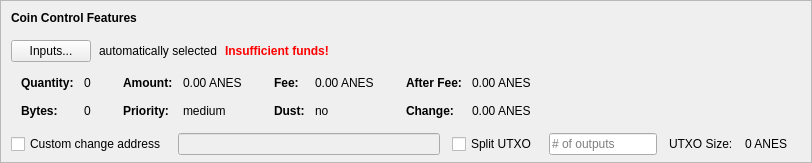
    <widget class="QFrame" name="frameCoinControl">
     <property name="sizePolicy">
      <sizepolicy hsizetype="Expanding" vsizetype="Expanding">
       <horstretch>0</horstretch>
       <verstretch>0</verstretch>
      </sizepolicy>
     </property>
     <property name="maximumSize">
      <size>
       <width>16777215</width>
       <height>16777215</height>
      </size>
     </property>
     <property name="frameShape">
      <enum>QFrame::StyledPanel</enum>
     </property>
     <property name="frameShadow">
      <enum>QFrame::Sunken</enum>
     </property>
     <layout class="QVBoxLayout" name="verticalLayoutCoinControl2">
      <property name="spacing">
       <number>0</number>
      </property>
      <property name="leftMargin">
       <number>0</number>
      </property>
      <property name="topMargin">
       <number>0</number>
      </property>
      <property name="rightMargin">
       <number>0</number>
      </property>
      <property name="bottomMargin">
       <number>6</number>
      </property>
      <item>
       <layout class="QVBoxLayout" name="verticalLayoutCoinControl" stretch="0,0,0,0,1">
        <property name="spacing">
         <number>0</number>
        </property>
        <property name="leftMargin">
         <number>10</number>
        </property>
        <property name="topMargin">
         <number>10</number>
        </property>
        <item>
         <layout class="QHBoxLayout" name="horizontalLayoutCoinControl1">
          <property name="bottomMargin">
           <number>15</number>
          </property>
          <item>
           <widget class="QLabel" name="labelCoinControlFeatures">
            <property name="sizePolicy">
             <sizepolicy hsizetype="Preferred" vsizetype="Maximum">
              <horstretch>0</horstretch>
              <verstretch>0</verstretch>
             </sizepolicy>
            </property>
            <property name="font">
             <font>
              <weight>75</weight>
              <bold>true</bold>
             </font>
            </property>
            <property name="styleSheet">
             <string notr="true">font-weight:bold;</string>
            </property>
            <property name="text">
             <string>Coin Control Features</string>
            </property>
           </widget>
          </item>
         </layout>
        </item>
        <item>
         <layout class="QHBoxLayout" name="horizontalLayoutCoinControl2" stretch="0,0,0,0">
          <property name="spacing">
           <number>8</number>
          </property>
          <property name="bottomMargin">
           <number>10</number>
          </property>
          <item>
           <widget class="QPushButton" name="pushButtonCoinControl">
            <property name="styleSheet">
             <string notr="true"/>
            </property>
            <property name="text">
             <string>Inputs...</string>
            </property>
            <property name="autoDefault">
             <bool>false</bool>
            </property>
           </widget>
          </item>
          <item>
           <widget class="QLabel" name="labelCoinControlAutomaticallySelected">
            <property name="text">
             <string>automatically selected</string>
            </property>
            <property name="margin">
             <number>5</number>
            </property>
           </widget>
          </item>
          <item>
           <widget class="QLabel" name="labelCoinControlInsuffFunds">
            <property name="font">
             <font>
              <weight>75</weight>
              <bold>true</bold>
             </font>
            </property>
            <property name="styleSheet">
             <string notr="true">color:red;font-weight:bold;</string>
            </property>
            <property name="text">
             <string>Insufficient funds!</string>
            </property>
            <property name="margin">
             <number>5</number>
            </property>
           </widget>
          </item>
          <item>
           <spacer name="horizontalSpacerCoinControl">
            <property name="orientation">
             <enum>Qt::Horizontal</enum>
            </property>
            <property name="sizeHint" stdset="0">
             <size>
              <width>40</width>
              <height>1</height>
             </size>
            </property>
           </spacer>
          </item>
         </layout>
        </item>
        <item>
         <widget class="QWidget" name="widgetCoinControl" native="true">
          <property name="sizePolicy">
           <sizepolicy hsizetype="Preferred" vsizetype="Preferred">
            <horstretch>0</horstretch>
            <verstretch>0</verstretch>
           </sizepolicy>
          </property>
          <property name="minimumSize">
           <size>
            <width>0</width>
            <height>0</height>
           </size>
          </property>
          <property name="styleSheet">
           <string notr="true"/>
          </property>
          <layout class="QHBoxLayout" name="horizontalLayoutCoinControl5">
           <property name="leftMargin">
            <number>0</number>
           </property>
           <property name="topMargin">
            <number>0</number>
           </property>
           <property name="rightMargin">
            <number>0</number>
           </property>
           <property name="bottomMargin">
            <number>0</number>
           </property>
           <item>
            <layout class="QHBoxLayout" name="horizontalLayoutCoinControl3" stretch="0,0,0,1">
             <property name="spacing">
              <number>20</number>
             </property>
             <property name="topMargin">
              <number>0</number>
             </property>
             <property name="bottomMargin">
              <number>10</number>
             </property>
             <item>
              <layout class="QFormLayout" name="formLayoutCoinControl1">
               <property name="horizontalSpacing">
                <number>10</number>
               </property>
               <property name="verticalSpacing">
                <number>14</number>
               </property>
               <property name="leftMargin">
                <number>10</number>
               </property>
               <property name="topMargin">
                <number>4</number>
               </property>
               <property name="rightMargin">
                <number>6</number>
               </property>
               <item row="0" column="0">
                <widget class="QLabel" name="labelCoinControlQuantityText">
                 <property name="font">
                  <font>
                   <weight>75</weight>
                   <bold>true</bold>
                  </font>
                 </property>
                 <property name="text">
                  <string>Quantity:</string>
                 </property>
                 <property name="margin">
                  <number>0</number>
                 </property>
                </widget>
               </item>
               <item row="0" column="1">
                <widget class="QLabel" name="labelCoinControlQuantity">
                 <property name="cursor">
                  <cursorShape>IBeamCursor</cursorShape>
                 </property>
                 <property name="contextMenuPolicy">
                  <enum>Qt::ActionsContextMenu</enum>
                 </property>
                 <property name="text">
                  <string notr="true">0</string>
                 </property>
                 <property name="margin">
                  <number>0</number>
                 </property>
                 <property name="textInteractionFlags">
                  <set>Qt::LinksAccessibleByMouse|Qt::TextSelectableByKeyboard|Qt::TextSelectableByMouse</set>
                 </property>
                </widget>
               </item>
               <item row="1" column="0">
                <widget class="QLabel" name="labelCoinControlBytesText">
                 <property name="font">
                  <font>
                   <weight>75</weight>
                   <bold>true</bold>
                  </font>
                 </property>
                 <property name="text">
                  <string>Bytes:</string>
                 </property>
                </widget>
               </item>
               <item row="1" column="1">
                <widget class="QLabel" name="labelCoinControlBytes">
                 <property name="cursor">
                  <cursorShape>IBeamCursor</cursorShape>
                 </property>
                 <property name="contextMenuPolicy">
                  <enum>Qt::ActionsContextMenu</enum>
                 </property>
                 <property name="text">
                  <string notr="true">0</string>
                 </property>
                 <property name="textInteractionFlags">
                  <set>Qt::LinksAccessibleByMouse|Qt::TextSelectableByKeyboard|Qt::TextSelectableByMouse</set>
                 </property>
                </widget>
               </item>
              </layout>
             </item>
             <item>
              <layout class="QFormLayout" name="formLayoutCoinControl2">
               <property name="horizontalSpacing">
                <number>10</number>
               </property>
               <property name="verticalSpacing">
                <number>14</number>
               </property>
               <property name="leftMargin">
                <number>6</number>
               </property>
               <property name="topMargin">
                <number>4</number>
               </property>
               <property name="rightMargin">
                <number>6</number>
               </property>
               <item row="0" column="0">
                <widget class="QLabel" name="labelCoinControlAmountText">
                 <property name="font">
                  <font>
                   <weight>75</weight>
                   <bold>true</bold>
                  </font>
                 </property>
                 <property name="text">
                  <string>Amount:</string>
                 </property>
                 <property name="margin">
                  <number>0</number>
                 </property>
                </widget>
               </item>
               <item row="0" column="1">
                <widget class="QLabel" name="labelCoinControlAmount">
                 <property name="cursor">
                  <cursorShape>IBeamCursor</cursorShape>
                 </property>
                 <property name="contextMenuPolicy">
                  <enum>Qt::ActionsContextMenu</enum>
                 </property>
                 <property name="text">
                  <string notr="true">0.00 ANES</string>
                 </property>
                 <property name="textInteractionFlags">
                  <set>Qt::LinksAccessibleByMouse|Qt::TextSelectableByKeyboard|Qt::TextSelectableByMouse</set>
                 </property>
                </widget>
               </item>
               <item row="1" column="0">
                <widget class="QLabel" name="labelCoinControlPriorityText">
                 <property name="font">
                  <font>
                   <weight>75</weight>
                   <bold>true</bold>
                  </font>
                 </property>
                 <property name="text">
                  <string>Priority:</string>
                 </property>
                </widget>
               </item>
               <item row="1" column="1">
                <widget class="QLabel" name="labelCoinControlPriority">
                 <property name="cursor">
                  <cursorShape>IBeamCursor</cursorShape>
                 </property>
                 <property name="contextMenuPolicy">
                  <enum>Qt::ActionsContextMenu</enum>
                 </property>
                 <property name="text">
                  <string>medium</string>
                 </property>
                 <property name="textInteractionFlags">
                  <set>Qt::LinksAccessibleByMouse|Qt::TextSelectableByKeyboard|Qt::TextSelectableByMouse</set>
                 </property>
                </widget>
               </item>
              </layout>
             </item>
             <item>
              <layout class="QFormLayout" name="formLayoutCoinControl3">
               <property name="horizontalSpacing">
                <number>10</number>
               </property>
               <property name="verticalSpacing">
                <number>14</number>
               </property>
               <property name="leftMargin">
                <number>6</number>
               </property>
               <property name="topMargin">
                <number>4</number>
               </property>
               <property name="rightMargin">
                <number>6</number>
               </property>
               <item row="0" column="0">
                <widget class="QLabel" name="labelCoinControlFeeText">
                 <property name="font">
                  <font>
                   <weight>75</weight>
                   <bold>true</bold>
                  </font>
                 </property>
                 <property name="text">
                  <string>Fee:</string>
                 </property>
                 <property name="margin">
                  <number>0</number>
                 </property>
                </widget>
               </item>
               <item row="0" column="1">
                <widget class="QLabel" name="labelCoinControlFee">
                 <property name="cursor">
                  <cursorShape>IBeamCursor</cursorShape>
                 </property>
                 <property name="contextMenuPolicy">
                  <enum>Qt::ActionsContextMenu</enum>
                 </property>
                 <property name="text">
                  <string notr="true">0.00 ANES</string>
                 </property>
                 <property name="textInteractionFlags">
                  <set>Qt::LinksAccessibleByMouse|Qt::TextSelectableByKeyboard|Qt::TextSelectableByMouse</set>
                 </property>
                </widget>
               </item>
               <item row="1" column="0">
                <widget class="QLabel" name="labelCoinControlLowOutputText">
                 <property name="font">
                  <font>
                   <weight>75</weight>
                   <bold>true</bold>
                  </font>
                 </property>
                 <property name="text">
                  <string>Dust:</string>
                 </property>
                </widget>
               </item>
               <item row="1" column="1">
                <widget class="QLabel" name="labelCoinControlLowOutput">
                 <property name="cursor">
                  <cursorShape>IBeamCursor</cursorShape>
                 </property>
                 <property name="contextMenuPolicy">
                  <enum>Qt::ActionsContextMenu</enum>
                 </property>
                 <property name="text">
                  <string>no</string>
                 </property>
                 <property name="textInteractionFlags">
                  <set>Qt::LinksAccessibleByMouse|Qt::TextSelectableByKeyboard|Qt::TextSelectableByMouse</set>
                 </property>
                </widget>
               </item>
              </layout>
             </item>
             <item>
              <layout class="QFormLayout" name="formLayoutCoinControl4">
               <property name="horizontalSpacing">
                <number>10</number>
               </property>
               <property name="verticalSpacing">
                <number>14</number>
               </property>
               <property name="leftMargin">
                <number>6</number>
               </property>
               <property name="topMargin">
                <number>4</number>
               </property>
               <property name="rightMargin">
                <number>6</number>
               </property>
               <item row="0" column="0">
                <widget class="QLabel" name="labelCoinControlAfterFeeText">
                 <property name="font">
                  <font>
                   <weight>75</weight>
                   <bold>true</bold>
                  </font>
                 </property>
                 <property name="text">
                  <string>After Fee:</string>
                 </property>
                 <property name="margin">
                  <number>0</number>
                 </property>
                </widget>
               </item>
               <item row="0" column="1">
                <widget class="QLabel" name="labelCoinControlAfterFee">
                 <property name="cursor">
                  <cursorShape>IBeamCursor</cursorShape>
                 </property>
                 <property name="contextMenuPolicy">
                  <enum>Qt::ActionsContextMenu</enum>
                 </property>
                 <property name="text">
                  <string notr="true">0.00 ANES</string>
                 </property>
                 <property name="textInteractionFlags">
                  <set>Qt::LinksAccessibleByMouse|Qt::TextSelectableByKeyboard|Qt::TextSelectableByMouse</set>
                 </property>
                </widget>
               </item>
               <item row="1" column="0">
                <widget class="QLabel" name="labelCoinControlChangeText">
                 <property name="font">
                  <font>
                   <weight>75</weight>
                   <bold>true</bold>
                  </font>
                 </property>
                 <property name="text">
                  <string>Change:</string>
                 </property>
                </widget>
               </item>
               <item row="1" column="1">
                <widget class="QLabel" name="labelCoinControlChange">
                 <property name="cursor">
                  <cursorShape>IBeamCursor</cursorShape>
                 </property>
                 <property name="contextMenuPolicy">
                  <enum>Qt::ActionsContextMenu</enum>
                 </property>
                 <property name="text">
                  <string notr="true">0.00 ANES</string>
                 </property>
                 <property name="textInteractionFlags">
                  <set>Qt::LinksAccessibleByMouse|Qt::TextSelectableByKeyboard|Qt::TextSelectableByMouse</set>
                 </property>
                </widget>
               </item>
              </layout>
             </item>
            </layout>
           </item>
          </layout>
         </widget>
        </item>
        <item>
         <layout class="QHBoxLayout" name="horizontalLayoutCoinControl4" stretch="0,0,0,0,0,0,0">
          <property name="spacing">
           <number>12</number>
          </property>
          <property name="sizeConstraint">
           <enum>QLayout::SetDefaultConstraint</enum>
          </property>
          <property name="topMargin">
           <number>5</number>
          </property>
          <property name="rightMargin">
           <number>5</number>
          </property>
          <item>
           <widget class="QCheckBox" name="checkBoxCoinControlChange">
            <property name="toolTip">
             <string>If this is activated, but the change address is empty or invalid, change will be sent to a newly generated address.</string>
            </property>
            <property name="text">
             <string>Custom change address</string>
            </property>
           </widget>
          </item>
          <item>
           <widget class="QValidatedLineEdit" name="lineEditCoinControlChange">
            <property name="enabled">
             <bool>false</bool>
            </property>
            <property name="sizePolicy">
             <sizepolicy hsizetype="Expanding" vsizetype="Fixed">
              <horstretch>0</horstretch>
              <verstretch>0</verstretch>
             </sizepolicy>
            </property>
           </widget>
          </item>
          <item>
           <widget class="QCheckBox" name="splitBlockCheckBox">
            <property name="text">
             <string>Split UTXO</string>
            </property>
           </widget>
          </item>
          <item>
           <widget class="QLineEdit" name="splitBlockLineEdit">
            <property name="sizePolicy">
             <sizepolicy hsizetype="Fixed" vsizetype="Fixed">
              <horstretch>50</horstretch>
              <verstretch>0</verstretch>
             </sizepolicy>
            </property>
            <property name="placeholderText">
             <string># of outputs</string>
            </property>
           </widget>
          </item>
          <item>
           <widget class="QLabel" name="labelBlockSizeText">
            <property name="text">
             <string>UTXO Size:</string>
            </property>
           </widget>
          </item>
          <item>
           <widget class="QLabel" name="labelBlockSize">
            <property name="text">
             <string>0 ANES</string>
            </property>
           </widget>
          </item>
          <item>
           <widget class="QLabel" name="labelCoinControlChangeLabel">
            <property name="sizePolicy">
             <sizepolicy hsizetype="Preferred" vsizetype="Expanding">
              <horstretch>0</horstretch>
              <verstretch>0</verstretch>
             </sizepolicy>
            </property>
            <property name="minimumSize">
             <size>
              <width>0</width>
              <height>0</height>
             </size>
            </property>
            <property name="text">
             <string/>
            </property>
            <property name="margin">
             <number>3</number>
            </property>
           </widget>
          </item>
         </layout>
        </item>
        <item>
         <spacer name="verticalSpacerCoinControl">
          <property name="orientation">
           <enum>Qt::Vertical</enum>
          </property>
          <property name="sizeHint" stdset="0">
           <size>
            <width>800</width>
            <height>1</height>
           </size>
          </property>
         </spacer>
        </item>
       </layout>
      </item>
     </layout>
    </widget>
